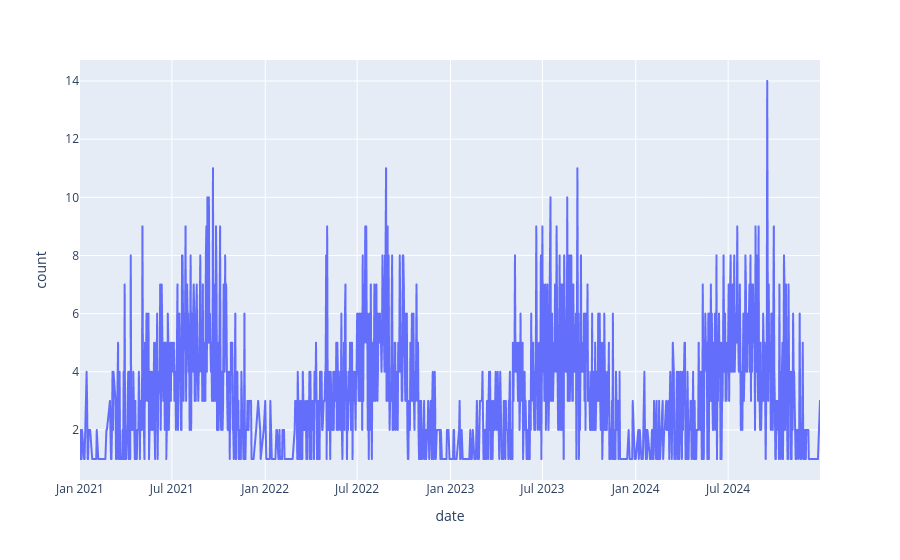

The notebook cell this image was saved under:
### Markdown cell above
### Daily and Monthly Plots

### Code cell
df_daily_counts = df.groupby("date").size().reset_index(name="count")
px.line(df_daily_counts, x="date", y="count")

### Figure 1 — Plotly figure (JSON) as saved in the notebook; plotly's stock layout.template omitted (floating-point values rounded to 4 significant figures; data arrays with more than 128 entries replaced by an {"elided": "..."} marker saying what was removed)
{"data": [{"hovertemplate": "date=%{x}<br>count=%{y}<extra></extra>", "legendgroup": "", "line": {"color": "#636efa", "dash": "solid"}, "marker": {"symbol": "circle"}, "mode": "lines", "name": "", "showlegend": false, "type": "scattergl", "x": {"elided": "1229 str values"}, "xaxis": "x", "y": {"elided": "1229 int values"}, "yaxis": "y"}], "layout": {"legend": {"tracegroupgap": 0}, "margin": {"t": 60}, "xaxis": {"anchor": "y", "domain": [0, 1], "title": {"text": "date"}}, "yaxis": {"anchor": "x", "domain": [0, 1], "title": {"text": "count"}}}}
